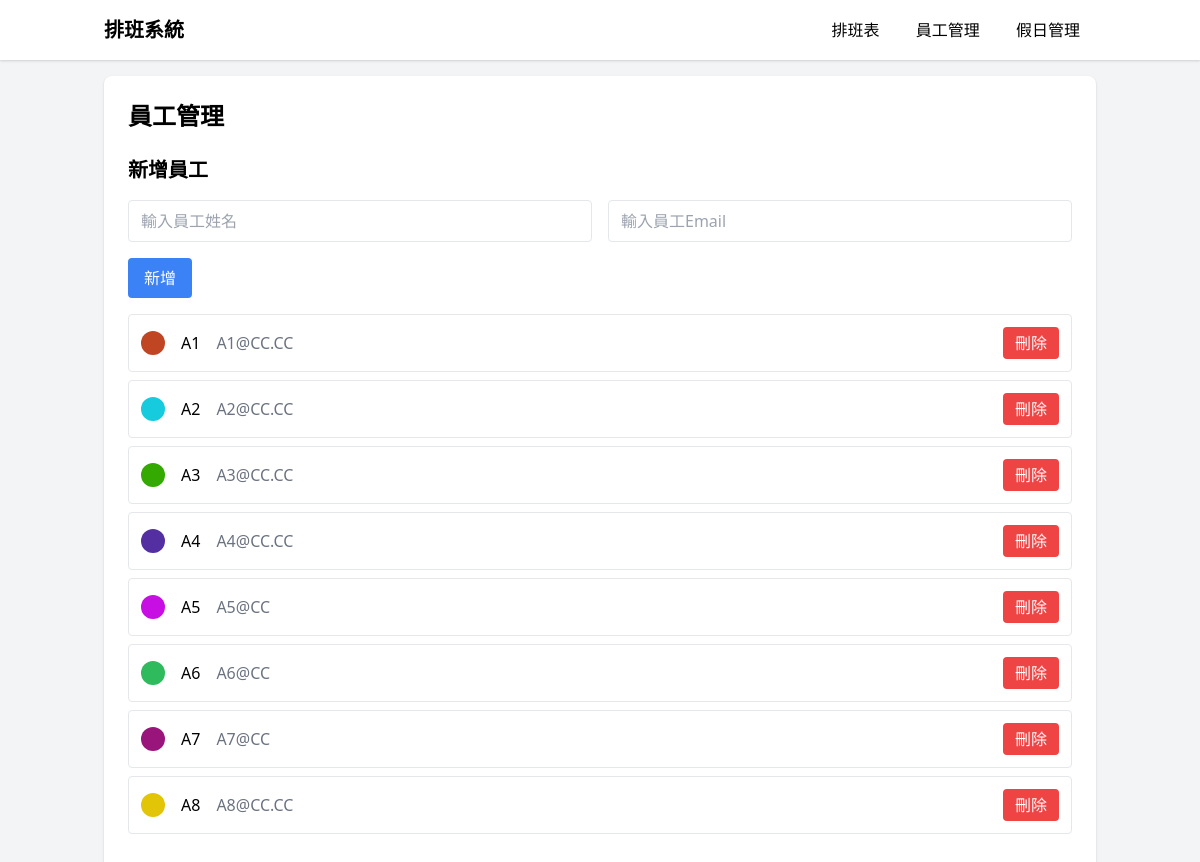
/schedule/assign, run on the app's committed database.
### app/models.py (models this page shows)
class Employee(Base):
    __tablename__ = "employees"
    id = Column(Integer, primary_key=True, index=True)
    name = Column(String, unique=True, index=True)
    email = Column(String, unique=True, index=True)
    color = Column(String, nullable=False)
    holidays = relationship("Holiday", back_populates="employee")

### app/main.py (the view)
@app.get("/schedule/assign")
async def schedule_assign_page(request: Request, db: Session = Depends(get_db)):
    holidays = db.query(models.Holiday).order_by(models.Holiday.date).all()
    employees = db.query(models.Employee).all()
    return templates.TemplateResponse(
        "schedule_assign.html",
        {
            "request": request,
            "holidays": holidays,
            "employees": employees
        }
    )

### templates/schedule_assign.html (shortened to what this page needs)
{% extends "base.html" %}
{% block content %}
<div class="bg-white rounded-lg shadow p-6">
    <h1 class="text-2xl font-bold mb-6">員工管理</h1>
    <div class="mb-8">
        <h2 class="text-xl font-bold mb-4">新增員工</h2>
        <form id="addEmployeeForm" class="space-y-4 mb-4">
            <div class="flex gap-4">
                <input
                    type="text"
                    id="employeeName"
                    name="name"
                    class="flex-1 border rounded px-3 py-2"
                    placeholder="輸入員工姓名"
                    required
                >
                <input
                    type="email"
                    id="employeeEmail"
                    name="email"
                    class="flex-1 border rounded px-3 py-2"
                    placeholder="輸入員工Email"
                    required
                >
            </div>
            <button
                type="submit"
                class="bg-blue-500 text-white px-4 py-2 rounded hover:bg-blue-600"
            >
                新增
            </button>
        </form>
        <div id="employeeList" class="space-y-2">
            {% for employee in employees %}
            <div class="flex justify-between items-center border rounded p-3">
                <div class="flex items-center gap-4">
                    <div class="w-6 h-6 rounded-full employee-color" data-color="{{ employee.color }}"></div>
                    <span>{{ employee.name }}</span>
                    <span class="text-gray-500">{{ employee.email }}</span>
                </div>
                <button
                    onclick="deleteEmployee('{{ employee.id }}')"
                    class="bg-red-500 text-white px-3 py-1 rounded hover:bg-red-600"
                >
                    刪除
                </button>
            </div>
            {% endfor %}
        </div>
    </div>
</div>
{% endblock %}

### templates/base.html (shortened to what this page needs)
<!DOCTYPE html>
<html lang="zh-TW">
<head>
    <link href="https://cdn.jsdelivr.net/npm/tailwindcss@2.2.19/dist/tailwind.min.css" rel="stylesheet">
    <link href="{{ url_for('static', path='/css/style.css') }}" rel="stylesheet">
</head>
<body class="bg-gray-100">
    <nav class="bg-white shadow mb-4">
        <div class="container mx-auto px-4">
            <div class="flex justify-between items-center py-4">
                <a href="/" class="text-xl font-bold">排班系統</a>
                <div>
                    <a href="/" class="px-4 py-2">排班表</a>
                    <a href="/schedule/assign" class="px-4 py-2">員工管理</a>
                    <a href="/admin" class="px-4 py-2">假日管理</a>
                </div>
            </div>
        </div>
    </nav>
    <main class="container mx-auto px-4">
        {% block content %}{% endblock %}
    </main>
</body>
</html>

### data on the page
Employee: name "A1", email "A1@CC.CC"
Employee: name "A2", email "A2@CC.CC"
Employee: name "A3", email "A3@CC.CC"
Employee: name "A4", email "A4@CC.CC"
Employee: name "A5", email "A5@CC"
Employee: name "A6", email "A6@CC"
Employee: name "A7", email "A7@CC"
Employee: name "A8", email "A8@CC.CC"
